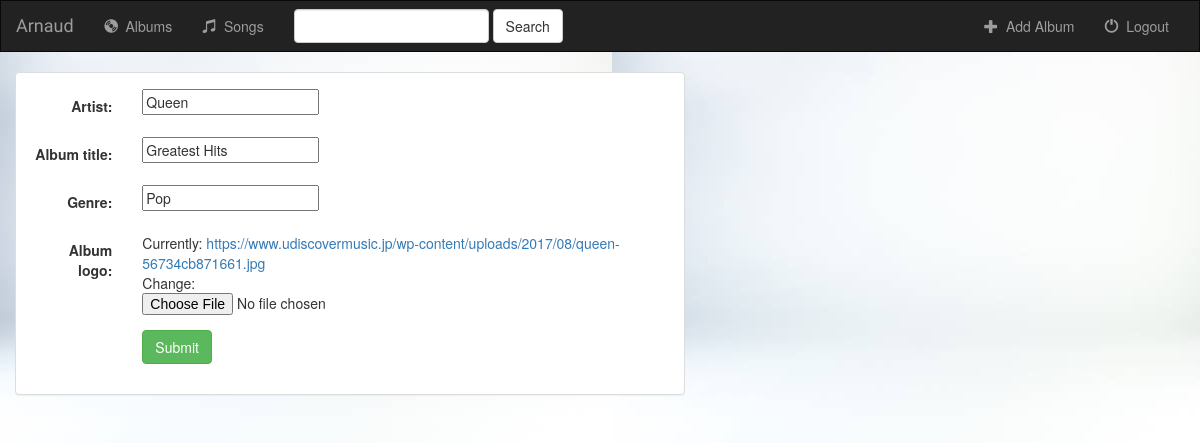
Screenshot of /music/album/2/ with the database file from the repository.
### music/models.py (models this page shows, shortened)
class Album(models.Model):
    artist = models.CharField(max_length=250)
    album_title = models.CharField(max_length=500)
    genre = models.CharField(max_length=100)
    album_logo = models.FileField()

### music/views.py (the view)
# urls.py: url(r'album/(?P<pk>[0-9]+)/$', views.AlbumUpdate.as_view(), name='album-update'),
class AlbumUpdate(UpdateView):
    model = Album
    fields = ['artist','album_title', 'genre', 'album_logo']

### music/templates/music/album_form.html
{%extends 'music/head.html' %} {%block title %}Add a New Album{% endblock%} {% block albums_active %} active {% endblock %} {% block body %}
<div class="container-fluid">
    <div class="row">
        <div class="col-sm-12 col-md-7">
            <div class="panel panel-default">
                <div class="panel-body">
                    <form class="form-horizontal" action="" method="post" enctype="multipart/form-data">
                        {% csrf_token %} {% include 'music/form-template.html' %}
                        <div class="form-group">
                            <div class="col-sm-offset-2 col-sm-10">
                                <button type="submit" class="btn btn-success">Submit</button>
                            </div>
                        </div>
                    </form>
                </div>
            </div>
        </div>
    </div>
</div>
{% endblock %}

### music/templates/music/form-template.html (shortened to what this page needs)
{% for field in form %}
<div class="form-group">
    <div class="col-sm-offset-2 col-sm-10">
    </div>
    <label class="control-label col-sm-2">{{ field.label_tag }}</label>
    <div class="col-sm-10">{{ field }}</div>
</div>
{% endfor %}

### music/static/music/style.css (style rules this page uses)
body { background: white url("images/background.jpg") }

### rows the page displays
Album: form "Queen" "Greatest Hits" "Pop"

### other values shown
{{ field.label_tag }} "Artist:" "Album title:" "Genre:" "Album logo:"
